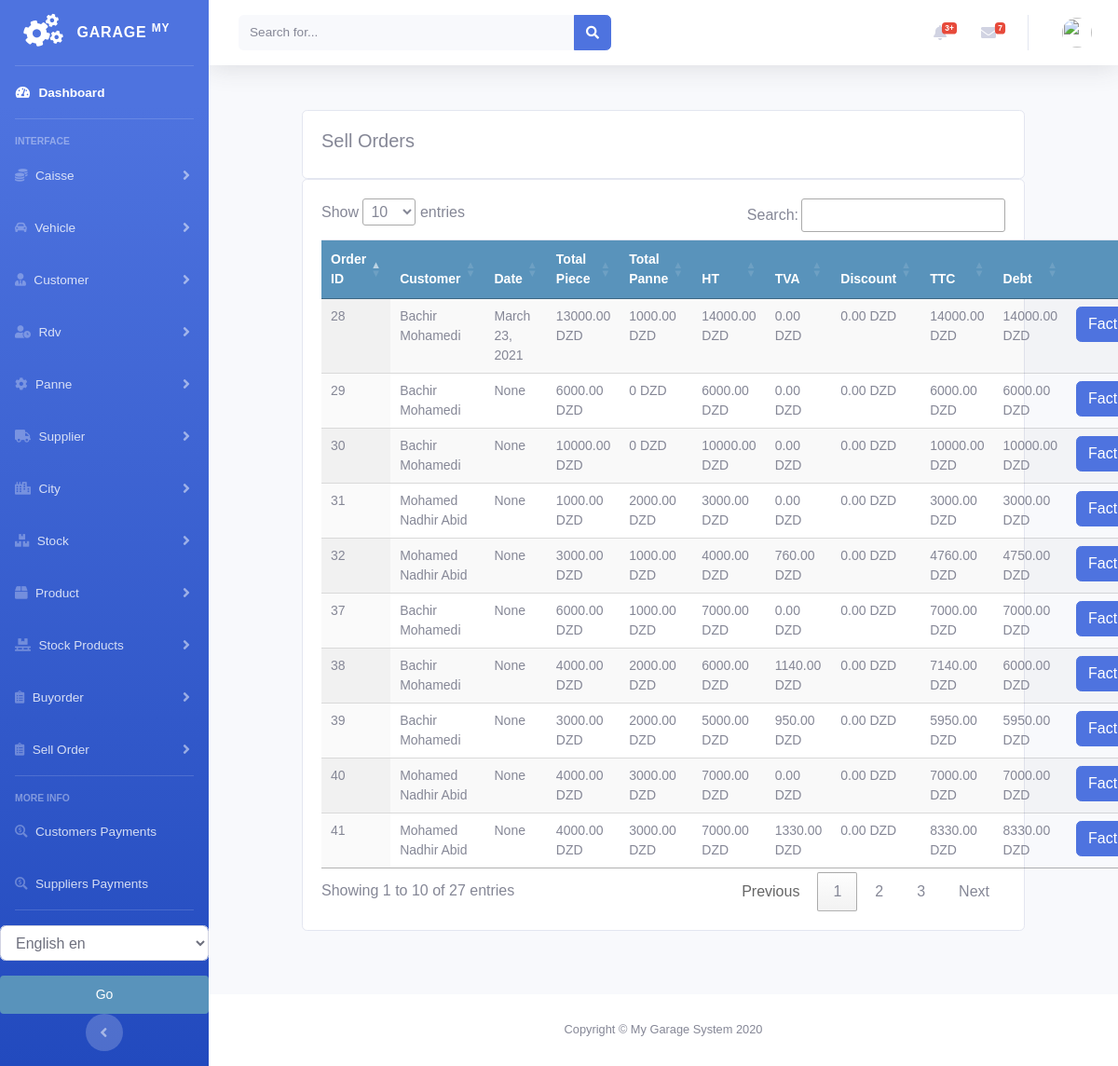
Page /sellorder/sellorder_list on the earlier database version.
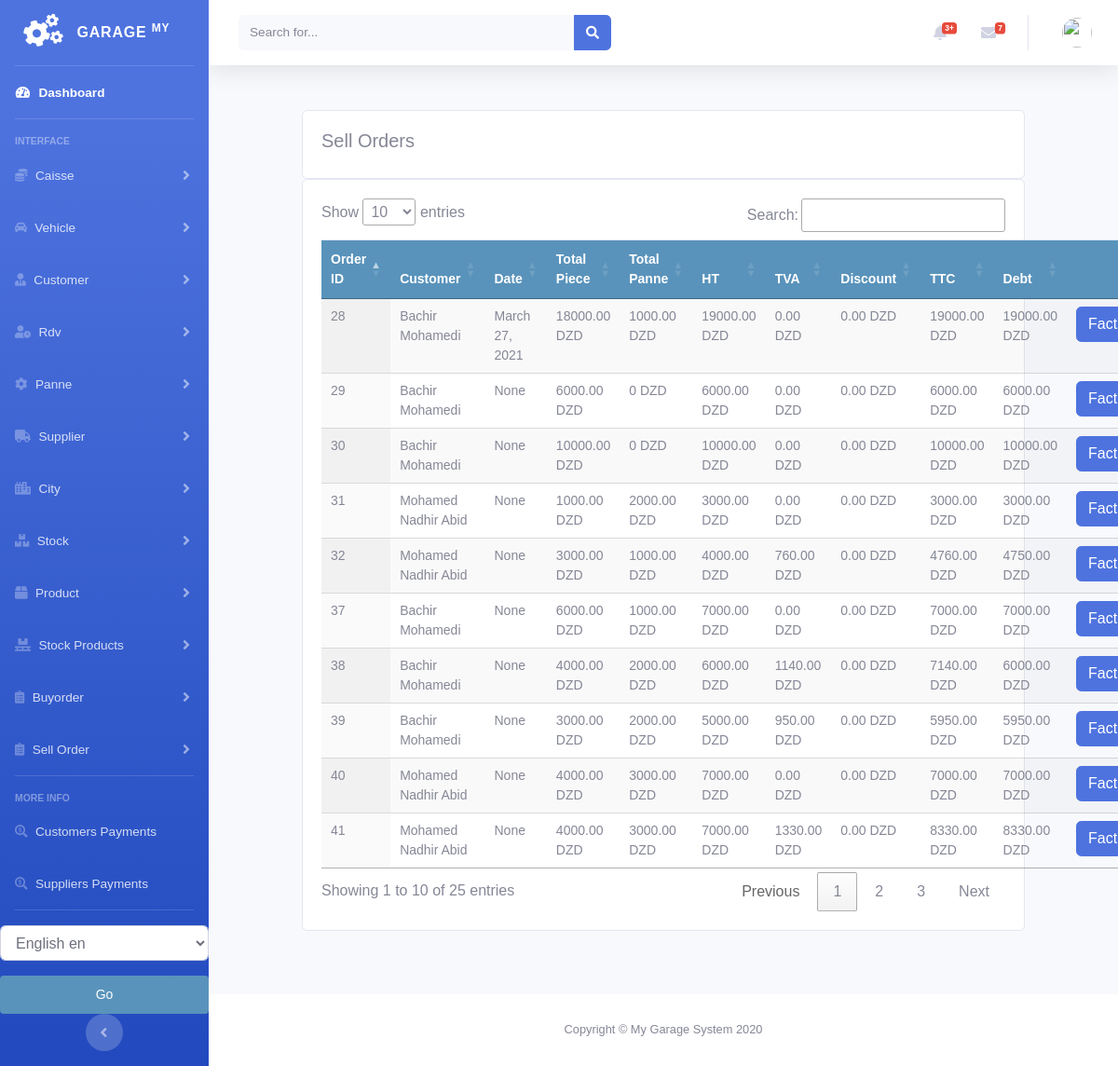
Same page on the later database version.
### sellorder/models.py (models this page shows, shortened)
class Order(models.Model):
    customer = models.ForeignKey(Customer, on_delete=models.DO_NOTHING)
    vehicle = models.ForeignKey(Vehicle, on_delete=models.DO_NOTHING, null=True, blank=True)
    created = models.DateTimeField(auto_now_add=True)
    updated = models.DateTimeField(auto_now=True)
    debt = models.DecimalField(max_digits=10, decimal_places=2, null=True, blank=True, default=0)
    timbre = models.DecimalField(max_digits=10, decimal_places=2, null=True, blank=True, default=0)
    total_price = models.DecimalField(max_digits=10, decimal_places=2, null=True, blank=True, default=0)
    discount_amount = models.DecimalField(max_digits=10, decimal_places=2, null=True, blank=True, default=0)
    paid = models.BooleanField(default=False)
    order_tva = models.PositiveIntegerField(default=0)
    confirmed = models.BooleanField(default=False)
    factured = models.BooleanField(default=False)
    order_date = models.DateField(null=True, blank=True)
    class Meta:
        ordering = ('-created',)
    def get_total_cost(self):
        return sum(item.get_cost() for item in self.items.all())
    def get_total_panne(self):
        return sum(item.get_cost() for item in self.pannes.all())
    def get_total_item_panne(self):
        return sum(item.get_cost() for item in self.pannes.all()) + sum(item.get_cost() for item in self.items.all())
    def get_tva(self):
        return round(self.get_total_item_panne() * Decimal(self.order_tva / 100), 2)
    def get_ttc(self):
        return round(self.get_total_item_panne() + self.get_tva() - self.discount_amount + self.timbre, 2)

class OrderItem(models.Model):
    order = models.ForeignKey(Order,
                              related_name='items',
                              on_delete=models.CASCADE)
    stockproduct = models.ForeignKey(StockProduct,
                                     related_name='order_item',
                                     on_delete=models.DO_NOTHING, null=True, blank=True)
    price = models.DecimalField(max_digits=10, decimal_places=2)
    quantity = models.PositiveIntegerField(default=1)
    def get_cost(self):
        return self.price * self.quantity

class PanneItem(models.Model):
    order = models.ForeignKey(Order,
                              related_name='pannes',
                              on_delete=models.CASCADE)
    panne = models.ForeignKey(Panne, related_name='order_panne',
                              on_delete=models.DO_NOTHING, null=True, blank=True)
    price = models.DecimalField(max_digits=10, decimal_places=2)
    def get_cost(self):
        return self.price

### customer/models.py (models this page shows, shortened)
class Customer(models.Model):
    firstname = models.CharField(max_length=250, null=True)
    lastname = models.CharField(max_length=250, null=True)
    address = models.CharField(max_length=200, null=True)
    phone = models.CharField(max_length=200, null=True)
    date_created = models.DateTimeField(auto_now_add=True, null=True)
    date_joined = models.DateField(null=True)
    debt = models.DecimalField(max_digits=10, decimal_places=2, null=True, default=0)
    def __str__(self):
        return self.firstname + " " + self.lastname

### sellorder/views.py (the view)
# urls.py: path('sellorder_list', views.sellorder_list, name='sellorder_list'),
def sellorder_list(request):
    sellorders = Order.objects.all().filter(confirmed=True, factured=False)
    context = {
        'sellorders': sellorders
    }
    return render(request, 'sellorder/list_sellorder.html', context)

### sellorder/templates/sellorder/list_sellorder.html (shortened to what this page needs)
{% extends 'home.html' %}
{% load static %}
{% block content %}
<br>
<div class="row">
    <div class="col-md">
        <div class="card card-body">
            <h5>Sell Orders</h5>
        </div>
        <div class="card card-body">
            <table id="table_id" class="table display text-center">
                <thead>
                <tr>
                    <th>Order ID</th>
                    <th>Customer</th>
                    <th>Date</th>
                    <th>Total Piece</th>
                    <th>Total Panne</th>
                    <th>HT</th>
                    <th>TVA</th>
                    <th>Discount</th>
                    <th>TTC</th>
                    <th>Debt</th>
                    <th></th>
                </tr>
                </thead>
                <tbody>
                {% for order in sellorders %}
                <tr>
                    <td>{{order.id}}</td>
                    <td>{{order.customer}}</td>
                    <td>{{order.order_date}}</td>
                    <td>{{order.get_total_cost}} DZD</td>
                    <td>{{order.get_total_panne}} DZD</td>
                    <td>{{order.get_total_item_panne}} DZD</td>
                    <td>{{order.get_tva}} DZD</td>
                    <td>{{order.discount_amount}} DZD</td>
                    <td>{{order.get_ttc}} DZD</td>
                    <td>{{order.debt}} DZD</td>
                    <td>
                        {% if order.factured %}
                        {% else %}
                             <a class="btn btn-primary " href="{% url 'sellorder:sellorder_facture' order.id %}">Facture</a>
                        {% endif %}
                    </td>
                </tr>
                {% endfor %}
                </tbody>
            </table>
        </div>
    </div>
</div>
{% endblock %}
{% block jsscript %}
<link rel="stylesheet" href="https://ajax.googleapis.com/ajax/libs/jqueryui/1.12.1/themes/smoothness/jquery-ui.css">
<link rel="stylesheet" href="https://cdnjs.cloudflare.com/ajax/libs/chosen/1.8.7/chosen.min.css"/>
<link rel="stylesheet" type="text/css" href="https://cdn.datatables.net/1.10.22/css/jquery.dataTables.css">
{% endblock %}

Differences in the rows shown:
changed Order id 28: order_date "March 23, 2021" → "March 27, 2021"; get_total_cost "13000.00" → "18000.00"; get_total_item_panne "14000.00" → "19000.00"; get_ttc "14000.00" → "19000.00"; debt "14000.00" → "19000.00"
Other differences:
text written by a page script: "Show entries Search: Showing 1 to 10 of 27 entries Previous 1 2 3 Next" → "Show entries Search: Showing 1 to 10 of 25 entries Previous 1 2 3 Next"
